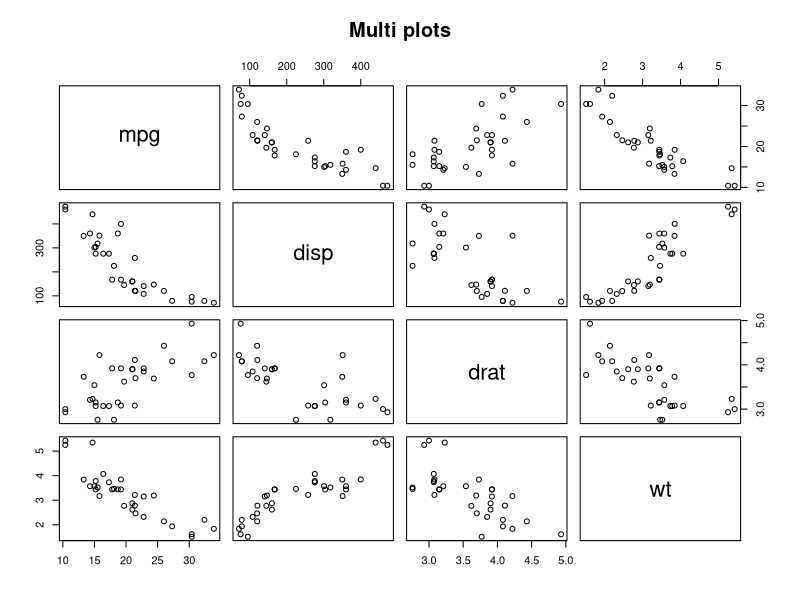

Recreate this plot in R.
vars <- c('mpg','disp','drat','wt')    # 대상 변수 
target <- mtcars[,vars]                # 대상 자료 생성  
head(target)
pairs(target,                          # 대상 자료     
      main='Multi plots') 